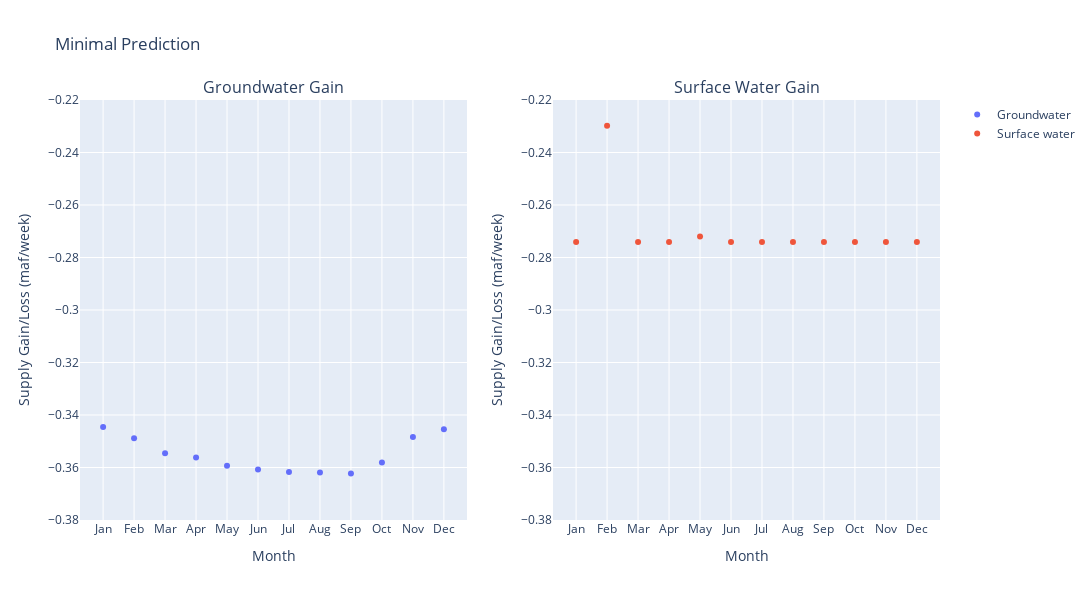
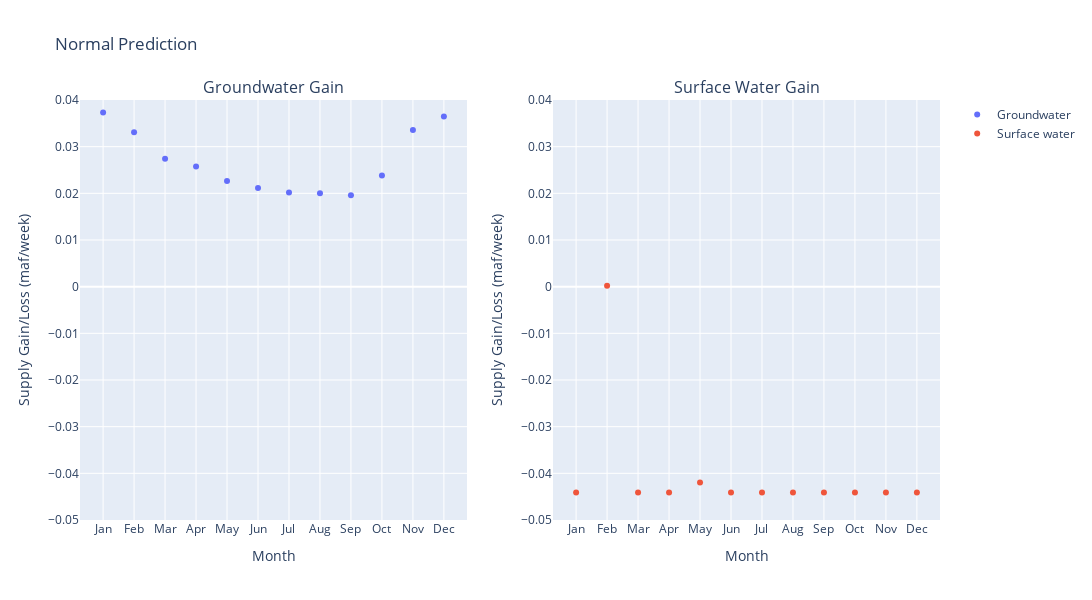
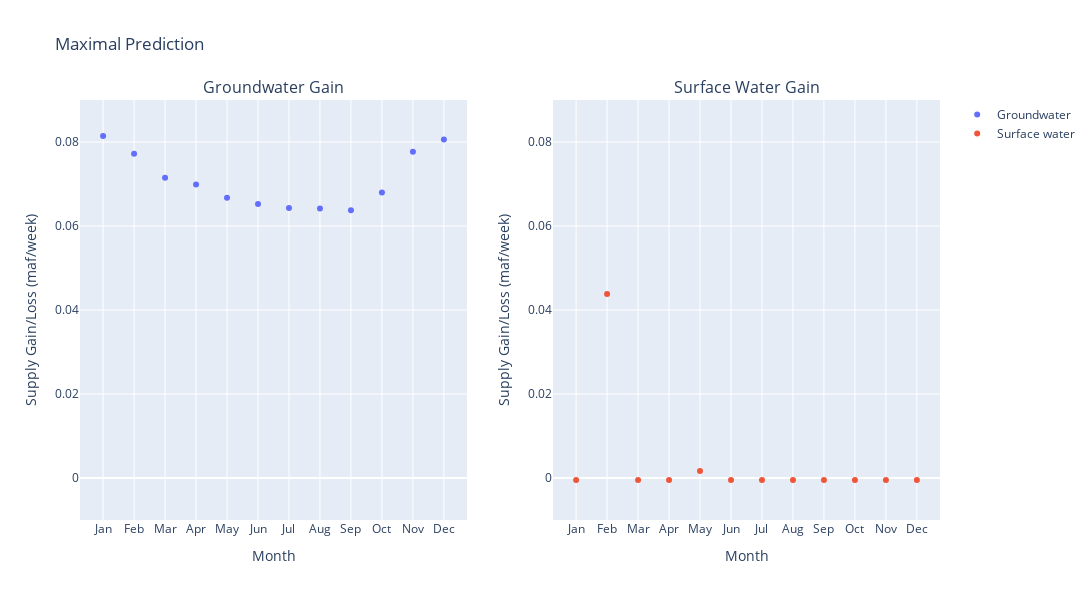

Source (notebook cell) for these figures, in order:
### Code cell
y1p = np.asarray([-0.3445839352867924, -0.3488406591924913, -0.35453009901895777, -0.35615328875119895, -0.35929868949319, -0.3607762326900431, -0.3617492931530171, -0.36188141962635645, -0.3623093856539154, -0.3580795649265237, -0.34834382004708175, -0.34545883860168636])
y1 = np.asarray([0.03733323667283315, 0.03307651276713421, 0.027387072940667757, 0.025763883208426604, 0.022618482466435573, 0.021140939269582444, 0.0201678788066084, 0.02003575233326909, 0.019607786305710133, 0.023837607033101844, 0.03357335191254376, 0.03645833335793915])
y1o = np.asarray([0.08144784499925974, 0.0771911210935608, 0.07150168126709434, 0.06987849153485319, 0.06673309079286216, 0.06525554759600903, 0.06428248713303499, 0.06415036065969568, 0.06372239463213672, 0.06795221535952843, 0.07768796023897034, 0.08057294168436574])

y2p = np.asarray([-0.2741153126269156, -0.22981627262691573, -0.2741153126269156, -0.2741153126269156, -0.27196532262691564, -0.2741153126269156, -0.2741153126269156, -0.2741153126269156, -0.2741153126269156, -0.2741153126269156, -0.2741153126269156, -0.2741153126269156])
y2 = np.asarray([-0.044096633500591675, 0.00020240649940839184, -0.044096633500591675, -0.044096633500591675, -0.04194664350059163, -0.044096633500591675, -0.044096633500591675, -0.044096633500591675, -0.044096633500591675, -0.044096633500591675, -0.044096633500591675, -0.044096633500591675])
y2o = np.asarray([-0.00047773396419666884, 0.04382130603580334, -0.00047773396419666884, -0.00047773396419666884, 0.0016722560358033317, -0.00047773396419666884, -0.00047773396419666884, -0.00047773396419666884, -0.00047773396419666884, -0.00047773396419666884, -0.00047773396419666884, -0.00047773396419666884])



# Highly Pessimistic
months = ["Jan", "Feb", "Mar", "Apr", "May", "Jun", "Jul", "Aug", "Sep", "Oct", "Nov", "Dec"]
fig = make_subplots(rows = 1, cols = 2,  subplot_titles=("Groundwater Gain", "Surface Water Gain"))
fig.add_trace(go.Scatter(x=months, y=y1p, mode = "markers", name = "Groundwater"), row = 1, col = 1)
fig.add_trace(go.Scatter(x=months, y=y2p, mode = "markers", name = "Surface water"), row = 1, col = 2)

fig.update_xaxes(title = "Month")

fig.update_yaxes(title = "Supply Gain/Loss (maf/week)", range = [-0.38, -0.22])
fig.update_layout(height=600, width=1200, title_text="Minimal Prediction")

fig.show()

# Average
fig = make_subplots(rows = 1, cols = 2,  subplot_titles=("Groundwater Gain", "Surface Water Gain"))
fig.add_trace(go.Scatter(x=months, y=y1, mode = "markers", name = "Groundwater"), row = 1, col = 1)
fig.add_trace(go.Scatter(x=months, y=y2, mode = "markers", name = "Surface water"), row = 1, col = 2)

fig.update_xaxes(title = "Month")
#fig.update_layout(yaxis1 = dict(range=[0, 0.05], dtick = 0.01))
fig.update_yaxes(title = "Supply Gain/Loss (maf/week)", range = [-0.05, 0.04])
fig.update_layout(height=600, width=1200, title_text="Normal Prediction")

fig.show()

# Highly Optimistic
fig = make_subplots(rows = 1, cols = 2,  subplot_titles=("Groundwater Gain", "Surface Water Gain"))
fig.add_trace(go.Scatter(x=months, y=y1o, mode = "markers", name = "Groundwater"), row = 1, col = 1)
fig.add_trace(go.Scatter(x=months, y=y2o, mode = "markers", name = "Surface water"), row = 1, col = 2)

fig.update_xaxes(title = "Month")
fig.update_yaxes(title = "Supply Gain/Loss (maf/week)", range = [-0.01, 0.09])

fig.update_layout(height=600, width=1200, title_text="Maximal Prediction")
fig.show()

print("Surface Water")
print(sum(y1p))
print(sum(y1))
print(sum(y1o))
print()

print("Ground Water")
print(sum(y2p))
print(sum(y2))
print(sum(y2o))
print()

print(sum(y1p)+ sum(y2p))
print(sum(y1)+ sum(y2))
print(sum(y1o)+ sum(y2o))

### Figure 1 — Plotly figure (JSON) as saved in the notebook; plotly's stock layout.template omitted (floating-point values rounded to 4 significant figures)
{"data": [{"mode": "markers", "name": "Groundwater", "type": "scatter", "x": ["Jan", "Feb", "Mar", "Apr", "May", "Jun", "Jul", "Aug", "Sep", "Oct", "Nov", "Dec"], "xaxis": "x", "y": [-0.3446, -0.3488, -0.3545, -0.3562, -0.3593, -0.3608, -0.3617, -0.3619, -0.3623, -0.3581, -0.3483, -0.3455], "yaxis": "y"}, {"mode": "markers", "name": "Surface water", "type": "scatter", "x": ["Jan", "Feb", "Mar", "Apr", "May", "Jun", "Jul", "Aug", "Sep", "Oct", "Nov", "Dec"], "xaxis": "x2", "y": [-0.2741, -0.2298, -0.2741, -0.2741, -0.272, -0.2741, -0.2741, -0.2741, -0.2741, -0.2741, -0.2741, -0.2741], "yaxis": "y2"}], "layout": {"annotations": [{"font": {"size": 16}, "showarrow": false, "text": "Groundwater Gain", "x": 0.225, "xanchor": "center", "xref": "paper", "y": 1, "yanchor": "bottom", "yref": "paper"}, {"font": {"size": 16}, "showarrow": false, "text": "Surface Water Gain", "x": 0.775, "xanchor": "center", "xref": "paper", "y": 1, "yanchor": "bottom", "yref": "paper"}], "height": 600, "title": {"text": "Minimal Prediction"}, "width": 1200, "xaxis": {"anchor": "y", "domain": [0, 0.45], "title": {"text": "Month"}}, "xaxis2": {"anchor": "y2", "domain": [0.55, 1], "title": {"text": "Month"}}, "yaxis": {"anchor": "x", "domain": [0, 1], "range": [-0.38, -0.22], "title": {"text": "Supply Gain/Loss (maf/week)"}}, "yaxis2": {"anchor": "x2", "domain": [0, 1], "range": [-0.38, -0.22], "title": {"text": "Supply Gain/Loss (maf/week)"}}}}

### Figure 2 — Plotly figure (JSON) as saved in the notebook; plotly's stock layout.template omitted (floating-point values rounded to 4 significant figures)
{"data": [{"mode": "markers", "name": "Groundwater", "type": "scatter", "x": ["Jan", "Feb", "Mar", "Apr", "May", "Jun", "Jul", "Aug", "Sep", "Oct", "Nov", "Dec"], "xaxis": "x", "y": [0.03733, 0.03308, 0.02739, 0.02576, 0.02262, 0.02114, 0.02017, 0.02004, 0.01961, 0.02384, 0.03357, 0.03646], "yaxis": "y"}, {"mode": "markers", "name": "Surface water", "type": "scatter", "x": ["Jan", "Feb", "Mar", "Apr", "May", "Jun", "Jul", "Aug", "Sep", "Oct", "Nov", "Dec"], "xaxis": "x2", "y": [-0.0441, 0.0002024, -0.0441, -0.0441, -0.04195, -0.0441, -0.0441, -0.0441, -0.0441, -0.0441, -0.0441, -0.0441], "yaxis": "y2"}], "layout": {"annotations": [{"font": {"size": 16}, "showarrow": false, "text": "Groundwater Gain", "x": 0.225, "xanchor": "center", "xref": "paper", "y": 1, "yanchor": "bottom", "yref": "paper"}, {"font": {"size": 16}, "showarrow": false, "text": "Surface Water Gain", "x": 0.775, "xanchor": "center", "xref": "paper", "y": 1, "yanchor": "bottom", "yref": "paper"}], "height": 600, "title": {"text": "Normal Prediction"}, "width": 1200, "xaxis": {"anchor": "y", "domain": [0, 0.45], "title": {"text": "Month"}}, "xaxis2": {"anchor": "y2", "domain": [0.55, 1], "title": {"text": "Month"}}, "yaxis": {"anchor": "x", "domain": [0, 1], "range": [-0.05, 0.04], "title": {"text": "Supply Gain/Loss (maf/week)"}}, "yaxis2": {"anchor": "x2", "domain": [0, 1], "range": [-0.05, 0.04], "title": {"text": "Supply Gain/Loss (maf/week)"}}}}

### Figure 3 — Plotly figure (JSON) as saved in the notebook; plotly's stock layout.template omitted (floating-point values rounded to 4 significant figures)
{"data": [{"mode": "markers", "name": "Groundwater", "type": "scatter", "x": ["Jan", "Feb", "Mar", "Apr", "May", "Jun", "Jul", "Aug", "Sep", "Oct", "Nov", "Dec"], "xaxis": "x", "y": [0.08145, 0.07719, 0.0715, 0.06988, 0.06673, 0.06526, 0.06428, 0.06415, 0.06372, 0.06795, 0.07769, 0.08057], "yaxis": "y"}, {"mode": "markers", "name": "Surface water", "type": "scatter", "x": ["Jan", "Feb", "Mar", "Apr", "May", "Jun", "Jul", "Aug", "Sep", "Oct", "Nov", "Dec"], "xaxis": "x2", "y": [-0.0004777, 0.04382, -0.0004777, -0.0004777, 0.001672, -0.0004777, -0.0004777, -0.0004777, -0.0004777, -0.0004777, -0.0004777, -0.0004777], "yaxis": "y2"}], "layout": {"annotations": [{"font": {"size": 16}, "showarrow": false, "text": "Groundwater Gain", "x": 0.225, "xanchor": "center", "xref": "paper", "y": 1, "yanchor": "bottom", "yref": "paper"}, {"font": {"size": 16}, "showarrow": false, "text": "Surface Water Gain", "x": 0.775, "xanchor": "center", "xref": "paper", "y": 1, "yanchor": "bottom", "yref": "paper"}], "height": 600, "title": {"text": "Maximal Prediction"}, "width": 1200, "xaxis": {"anchor": "y", "domain": [0, 0.45], "title": {"text": "Month"}}, "xaxis2": {"anchor": "y2", "domain": [0.55, 1], "title": {"text": "Month"}}, "yaxis": {"anchor": "x", "domain": [0, 1], "range": [-0.01, 0.09], "title": {"text": "Supply Gain/Loss (maf/week)"}}, "yaxis2": {"anchor": "x2", "domain": [0, 1], "range": [-0.01, 0.09], "title": {"text": "Supply Gain/Loss (maf/week)"}}}}
